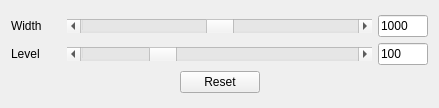
<?xml version="1.0" encoding="UTF-8"?>
<ui version="4.0">
 <class>WLWWDialog</class>
 <widget class="QDialog" name="WLWWDialog">
  <property name="geometry">
   <rect>
    <x>0</x>
    <y>0</y>
    <width>439</width>
    <height>108</height>
   </rect>
  </property>
  <property name="windowTitle">
   <string>Adjust WL &amp; WW</string>
  </property>
  <layout class="QGridLayout" name="gridLayout">
   <item row="0" column="0">
    <layout class="QVBoxLayout" name="verticalLayout">
     <item>
      <layout class="QHBoxLayout" name="horizontalLayout_2">
       <item>
        <widget class="QLabel" name="label_2">
         <property name="maximumSize">
          <size>
           <width>50</width>
           <height>16777215</height>
          </size>
         </property>
         <property name="text">
          <string>Width</string>
         </property>
        </widget>
       </item>
       <item>
        <widget class="QScrollBar" name="ScrollBar_width">
         <property name="minimumSize">
          <size>
           <width>150</width>
           <height>0</height>
          </size>
         </property>
         <property name="minimum">
          <number>-1000</number>
         </property>
         <property name="maximum">
          <number>3000</number>
         </property>
         <property name="value">
          <number>1000</number>
         </property>
         <property name="tracking">
          <bool>true</bool>
         </property>
         <property name="orientation">
          <enum>Qt::Horizontal</enum>
         </property>
        </widget>
       </item>
       <item>
        <widget class="QLineEdit" name="lineEditWidth">
         <property name="maximumSize">
          <size>
           <width>50</width>
           <height>16777215</height>
          </size>
         </property>
         <property name="text">
          <string>1000</string>
         </property>
        </widget>
       </item>
      </layout>
     </item>
     <item>
      <layout class="QHBoxLayout" name="horizontalLayout">
       <item>
        <widget class="QLabel" name="label">
         <property name="maximumSize">
          <size>
           <width>50</width>
           <height>16777215</height>
          </size>
         </property>
         <property name="text">
          <string>Level</string>
         </property>
        </widget>
       </item>
       <item>
        <widget class="QScrollBar" name="ScrollBar_level">
         <property name="minimumSize">
          <size>
           <width>150</width>
           <height>0</height>
          </size>
         </property>
         <property name="minimum">
          <number>-1000</number>
         </property>
         <property name="maximum">
          <number>3000</number>
         </property>
         <property name="value">
          <number>100</number>
         </property>
         <property name="orientation">
          <enum>Qt::Horizontal</enum>
         </property>
        </widget>
       </item>
       <item>
        <widget class="QLineEdit" name="lineEditLevel">
         <property name="maximumSize">
          <size>
           <width>50</width>
           <height>16777215</height>
          </size>
         </property>
         <property name="text">
          <string>100</string>
         </property>
        </widget>
       </item>
      </layout>
     </item>
     <item>
      <layout class="QHBoxLayout" name="horizontalLayout_3">
       <item>
        <spacer name="horizontalSpacer">
         <property name="orientation">
          <enum>Qt::Horizontal</enum>
         </property>
         <property name="sizeHint" stdset="0">
          <size>
           <width>40</width>
           <height>20</height>
          </size>
         </property>
        </spacer>
       </item>
       <item>
        <widget class="QPushButton" name="pushButtonReset">
         <property name="focusPolicy">
          <enum>Qt::NoFocus</enum>
         </property>
         <property name="text">
          <string>Reset</string>
         </property>
         <property name="icon">
          <iconset resource="RC.qrc">
           <normaloff>:/Icons/Reset.png</normaloff>:/Icons/Reset.png</iconset>
         </property>
        </widget>
       </item>
       <item>
        <spacer name="horizontalSpacer_2">
         <property name="orientation">
          <enum>Qt::Horizontal</enum>
         </property>
         <property name="sizeHint" stdset="0">
          <size>
           <width>40</width>
           <height>20</height>
          </size>
         </property>
        </spacer>
       </item>
      </layout>
     </item>
    </layout>
   </item>
  </layout>
 </widget>
 <resources>
  <include location="RC.qrc"/>
 </resources>
 <connections/>
</ui>
